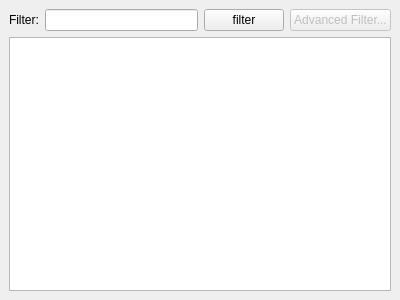
<?xml version="1.0" encoding="UTF-8"?>
<ui version="4.0">
 <class>MediaLibrary</class>
 <widget class="QDockWidget" name="MediaLibrary">
  <property name="geometry">
   <rect>
    <x>0</x>
    <y>0</y>
    <width>400</width>
    <height>300</height>
   </rect>
  </property>
  <property name="windowTitle">
   <string>Media Library</string>
  </property>
  <widget class="QWidget" name="dockWidgetContents">
   <layout class="QVBoxLayout" name="verticalLayout">
    <item>
     <layout class="QHBoxLayout" name="horizontalLayout">
      <item>
       <widget class="QLabel" name="filterLabel">
        <property name="text">
         <string>Filter:</string>
        </property>
        <property name="buddy">
         <cstring>filterLineEdit</cstring>
        </property>
       </widget>
      </item>
      <item>
       <widget class="QLineEdit" name="filterLineEdit"/>
      </item>
      <item>
       <widget class="QPushButton" name="filterPushButton">
        <property name="text">
         <string>filter</string>
        </property>
       </widget>
      </item>
      <item>
       <widget class="QPushButton" name="advFilterPushButton">
        <property name="enabled">
         <bool>false</bool>
        </property>
        <property name="text">
         <string>Advanced Filter...</string>
        </property>
       </widget>
      </item>
     </layout>
    </item>
    <item>
     <widget class="MediaLibraryView" name="mediaLibraryView">
      <property name="alternatingRowColors">
       <bool>true</bool>
      </property>
      <property name="selectionBehavior">
       <enum>QAbstractItemView::SelectRows</enum>
      </property>
      <property name="horizontalScrollMode">
       <enum>QAbstractItemView::ScrollPerPixel</enum>
      </property>
      <property name="sortingEnabled">
       <bool>true</bool>
      </property>
     </widget>
    </item>
   </layout>
  </widget>
 </widget>
 <customwidgets>
  <customwidget>
   <class>MediaLibraryView</class>
   <extends>QTableView</extends>
   <header>mediaLibrary.h</header>
   <slots>
    <signal>enqueue()</signal>
    <signal>addToNewPlaylist()</signal>
    <slot>popupMenu()</slot>
   </slots>
  </customwidget>
 </customwidgets>
 <resources/>
 <connections>
  <connection>
   <sender>filterLineEdit</sender>
   <signal>textChanged(QString)</signal>
   <receiver>MediaLibrary</receiver>
   <slot>setFilter()</slot>
   <hints>
    <hint type="sourcelabel">
     <x>130</x>
     <y>39</y>
    </hint>
    <hint type="destinationlabel">
     <x>163</x>
     <y>131</y>
    </hint>
   </hints>
  </connection>
  <connection>
   <sender>filterPushButton</sender>
   <signal>clicked()</signal>
   <receiver>MediaLibrary</receiver>
   <slot>setFilter()</slot>
   <hints>
    <hint type="sourcelabel">
     <x>239</x>
     <y>43</y>
    </hint>
    <hint type="destinationlabel">
     <x>240</x>
     <y>132</y>
    </hint>
   </hints>
  </connection>
  <connection>
   <sender>mediaLibraryView</sender>
   <signal>customContextMenuRequested(QPoint)</signal>
   <receiver>mediaLibraryView</receiver>
   <slot>popupMenu()</slot>
   <hints>
    <hint type="sourcelabel">
     <x>116</x>
     <y>239</y>
    </hint>
    <hint type="destinationlabel">
     <x>39</x>
     <y>260</y>
    </hint>
   </hints>
  </connection>
 </connections>
 <slots>
  <slot>setFilter()</slot>
 </slots>
</ui>
